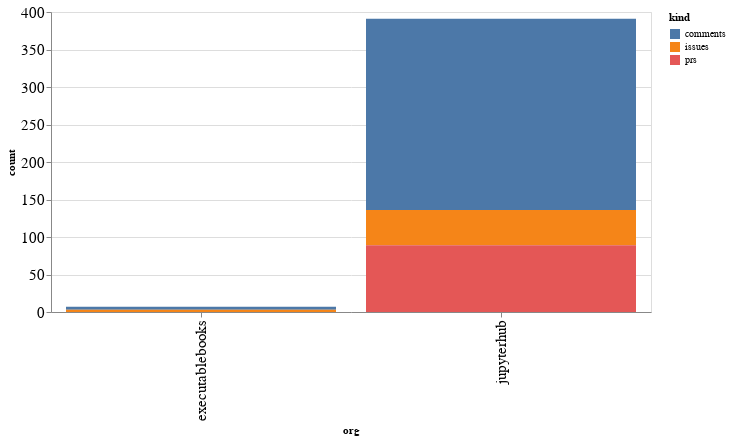

Notebook code cell kept with this figure:
### Code cell
alt.Chart(org_summaries, width=600).mark_bar().encode(
    x='org',
    y='count',
    color='kind',
    tooltip="org"
)

### Figure 1 — Vega-Lite specification as saved in the notebook (floating-point values rounded to 4 significant figures)
{"config": {"axisLeft": {"labelFontSize": 15}, "axisBottom": {"labelFontSize": 15}}, "data": {"name": "data-6052883a079142d2d4d8f743b3e7902f"}, "mark": "bar", "encoding": {"color": {"type": "nominal", "field": "kind"}, "tooltip": {"type": "nominal", "field": "org"}, "x": {"type": "nominal", "field": "org"}, "y": {"type": "quantitative", "field": "count"}}, "width": 600, "$schema": "https://vega.github.io/schema/vega-lite/v4.8.1.json", "datasets": {"data-6052883a079142d2d4d8f743b3e7902f": [{"org": "executablebooks", "kind": "comments", "count": 4}, {"org": "executablebooks", "kind": "issues", "count": 3}, {"org": "jupyterhub", "kind": "comments", "count": 255}, {"org": "jupyterhub", "kind": "issues", "count": 47}, {"org": "jupyterhub", "kind": "prs", "count": 89}]}}
